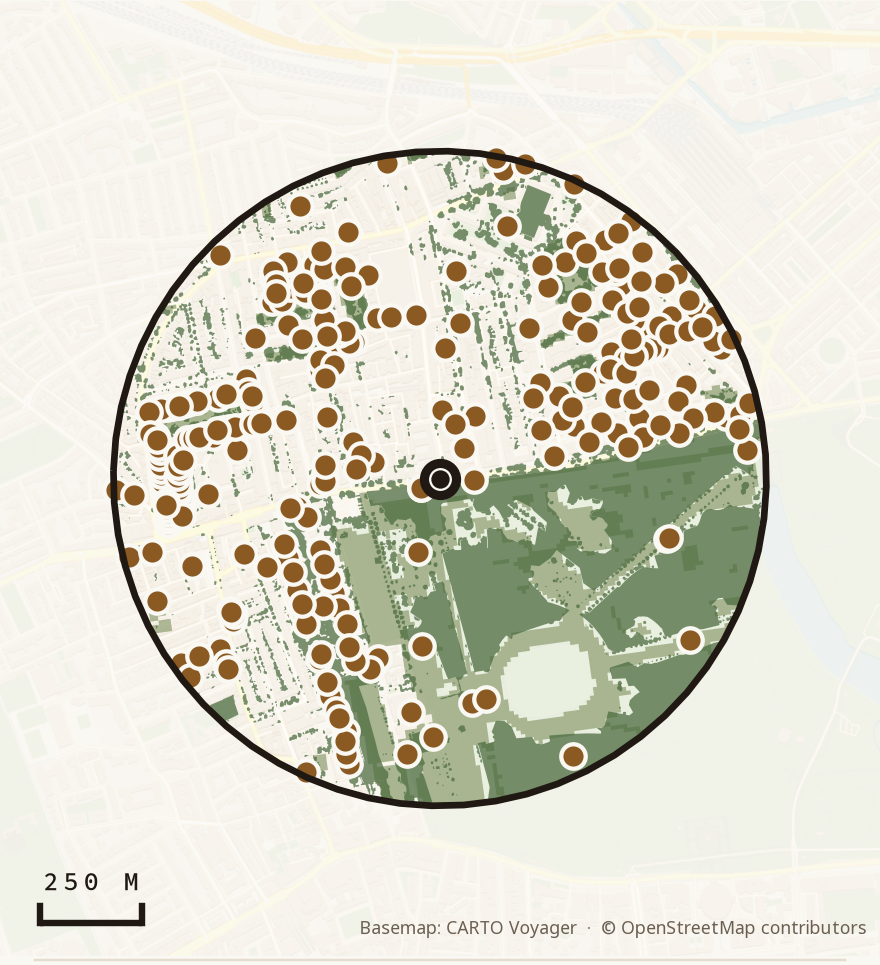
#> input picture assets/thumbs/src/map06-queensway-nolabel-mobile.png, 880 x 965 px
$ python build-london-thumb.py --src ../assets/thumbs/src/map06-queensway-nolabel-mobile.png
#> lines starting #> are read from the running program, lines starting #| are printed output that depends on the picture
#!/usr/bin/env python3
"""Annotate the London pleasant-attributes map into a grid thumbnail.

The projects grid used the desktop map04 render, which packs six labelled
callouts into a 502px slot: legible at full size, mush at thumbnail size. Its
mobile sibling is cleaner but the subject is wrong -- a scatter of hotel prices
does not say what the story is about.

map06 does. It is the walkshed quality map: tree cover, open green space and
listed buildings inside one 800m circle, which is the analysis the piece is
actually built on. The mobile render carries it with almost no type, and the
bold perimeter circle gives the arrow something unambiguous to point at.

So: crop the key off the bottom, then add a heavy arrow onto the perimeter and
a banner naming what the circle is. The banner borrows the map's own callout
grammar (cream fill, ochre rule, letter-spaced mono) at several times the size,
so it reads as the loudest label on the map rather than as something stapled on
afterwards.

Nothing here touches the article's own maps. The source PNG is read-only and
the output lands beside the other derivatives from build-thumbs.py.

    python tools/build-london-thumb.py [--out-dir DIR] [--preview]
"""

import argparse
import math
import os
import sys

from PIL import Image, ImageDraw, ImageFont

ROOT = os.path.dirname(os.path.dirname(os.path.abspath(__file__)))
# A Queensway render, not the Ealing Common one FIG 06 publishes. Queensway
# has 272 listed buildings to Ealing's 22, which makes a poor figure -- the
# dots merge -- and a far better thumbnail, because that density is legible as
# texture at 502px where 22 scattered dots are not. It lives here rather than
# in london-2026/assets/maps/ because the article never loads it.
SRC = os.path.join(ROOT, "assets", "thumbs", "src",
                   "map06-queensway-nolabel-mobile.png")

# The hand-cropped source is 880x965: the key (TREES / OPEN GREEN SPACE /
# LISTED BUILDINGS) is already gone, but its divider rule survives at rows
# 959-960, so trim to where the key's background starts. The scale bar and the
# CARTO/OSM attribution sit above that inside the map and stay -- the basemap
# licence requires the credit.
CROP = (0, 0, 880, 956)

# The 800m walkshed ring, from a least-squares fit to the dark ring pixels
# (residual rms 1.8px). ARROW_TIP is derived from it, so the arrow keeps
# landing on the perimeter if the ring is ever re-measured.
CIRCLE_CX, CIRCLE_CY, CIRCLE_R = 439.4, 478.0, 326.7
TARGET_DEG = 40        # where on the ring to point: up and to the right
TIP_GAP = 9            # the whole arrow stays outside the ring. The stroke is
                       # ~2.5px either side of the fitted radius, so this
                       # clears its outer edge without drifting off it

# From the article's own palette. Ochre is the map's marker colour; ink is its
# label text.
OCHRE = (162, 94, 27)        # #A25E1B
OCHRE_DARK = (138, 90, 34)   # #8A5A22
CREAM = (250, 248, 243)      # #FAF8F3
INK = (32, 25, 19)           # #201913

LABEL_LINES = ["QUALITY WALKSHED"]

# Plate geometry, in source-crop pixels. One line, not two: the ring starts at
# y=151 and is wide almost immediately, so any two-line plate big enough to
# read would have to sit on the upper-left arc -- covering the exact line the
# arrow is pointing at. A single-line banner fits in the clear strip above it.
PLATE = (48, 18, 700, 146)
PLATE_PAD = 26
TRACKING = 0.10        # extra letter spacing, as a fraction of the em

# Quadratic Bezier from under the plate to the station, so the arrow hooks
# right before coming back down -- a straight line from the plate would run
# through the EUR79 callout. The tip stops a little short of STATION: an
# arrowhead landing on the ring hides the thing it is pointing at.
# Down out of the banner's right end into the ring. The control point sits out
# past the start so the shaft bows right before turning back in, and so the
# tangent at the tip runs roughly along the ring's inward normal -- an arrow
# arriving parallel to the arc reads as pointing past it rather than at it.
ARROW_START = (742, 104)
ARROW_CTRL = (840, 180)
ARROW_TIP = None       # derived from the circle; see resolve_tip()
ARROW_W_START = 28     # tail width
ARROW_W_END = 15       # width where the head begins
ARROW_HEAD_LEN = 62
ARROW_HEAD_W = 58

SS = 4                 # supersampling factor for the vector overlay

# Mono, bold, in rough order of how close it lands to the Source Code Pro the
# map's own labels use.
FONT_CANDIDATES = [
    "consolab.ttf",
    "SourceCodePro-Bold.ttf",
    "DejaVuSansMono-Bold.ttf",
    "cour.ttf",
    "arialbd.ttf",
]


def load_font(size):
    for name in FONT_CANDIDATES:
        try:
            return ImageFont.truetype(name, size), name
        except OSError:
            continue
    raise SystemExit("no usable bold font found; tried %s"
                     % ", ".join(FONT_CANDIDATES))


def text_width(draw, text, font, tracking):
    """Width of `text` once drawn character by character with tracking."""
    if not text:
        return 0
    total = sum(draw.textlength(ch, font=font) for ch in text)
    return total + tracking * (len(text) - 1)


def draw_tracked(draw, xy, text, font, fill, tracking):
    x, y = xy
    for ch in text:
        draw.text((x, y), ch, font=font, fill=fill)
        x += draw.textlength(ch, font=font) + tracking


def fit_font(draw, lines, box_w, box_h, tracking_ratio):
    """Largest size at which every line fits the plate's inner box."""
    size = 8
    best = None
    while size < 200:
        font, name = load_font(size)
        tracking = tracking_ratio * size
        widest = max(text_width(draw, ln, font, tracking) for ln in lines)
        asc, desc = font.getmetrics()
        line_h = (asc + desc) * 1.12
        if widest > box_w or line_h * len(lines) > box_h:
            break
        best = (font, name, tracking, line_h)
        size += 1
    if best is None:
        raise SystemExit("plate too small for the label")
    return best


def resolve_tip():
    """Point TIP_GAP outside the ring at TARGET_DEG, measured up from east."""
    t = math.radians(TARGET_DEG)
    d = CIRCLE_R + TIP_GAP
    return (CIRCLE_CX + d * math.cos(t), CIRCLE_CY - d * math.sin(t))


def bezier(t, p0, p1, p2):
    u = 1.0 - t
    return (u * u * p0[0] + 2 * u * t * p1[0] + t * t * p2[0],
            u * u * p0[1] + 2 * u * t * p1[1] + t * t * p2[1])


def bezier_tangent(t, p0, p1, p2):
    u = 1.0 - t
    return (2 * u * (p1[0] - p0[0]) + 2 * t * (p2[0] - p1[0]),
            2 * u * (p1[1] - p0[1]) + 2 * t * (p2[1] - p1[1]))


def normalize(v):
    mag = (v[0] ** 2 + v[1] ** 2) ** 0.5
    return (v[0] / mag, v[1] / mag) if mag else (0.0, 0.0)


def arrow_polygon(start, ctrl, tip, w_start, w_end, head_len, head_w, scale):
    """Tapered shaft along the curve, plus a triangular head at the tip.

    The shaft stops `head_len` short of the tip so the head is not sitting on
    top of shaft it has to cover.
    """
    # Walk the curve to find the parameter that leaves head_len of arc length.
    steps = 400
    pts = [bezier(i / steps, start, ctrl, tip) for i in range(steps + 1)]
    arc = [0.0]
    for a, b in zip(pts, pts[1:]):
        arc.append(arc[-1] + ((b[0] - a[0]) ** 2 + (b[1] - a[1]) ** 2) ** 0.5)
    target = max(arc[-1] - head_len, arc[-1] * 0.15)
    cut = next(i for i, d in enumerate(arc) if d >= target)
    t_cut = cut / steps

    left, right = [], []
    for i in range(cut + 1):
        t = i / steps
        p = pts[i]
        d = normalize(bezier_tangent(t, start, ctrl, tip))
        n = (-d[1], d[0])
        half = (w_start + (w_end - w_start) * (t / t_cut if t_cut else 1)) / 2
        left.append(((p[0] + n[0] * half) * scale, (p[1] + n[1] * half) * scale))
        right.append(((p[0] - n[0] * half) * scale, (p[1] - n[1] * half) * scale))

    neck = pts[cut]
    d = normalize(bezier_tangent(t_cut, start, ctrl, tip))
    n = (-d[1], d[0])
    head = [
        ((neck[0] + n[0] * head_w / 2) * scale, (neck[1] + n[1] * head_w / 2) * scale),
        (tip[0] * scale, tip[1] * scale),
        ((neck[0] - n[0] * head_w / 2) * scale, (neck[1] - n[1] * head_w / 2) * scale),
    ]
    return left + list(reversed(right)), head


def build(out_dir, preview, src=None):
#> called with out_dir = 'assets/thumbs', preview = False
    src = src or SRC
    if not os.path.exists(src):
        raise SystemExit("missing source: %s" % src)

    base = Image.open(src).convert("RGBA").crop(CROP)
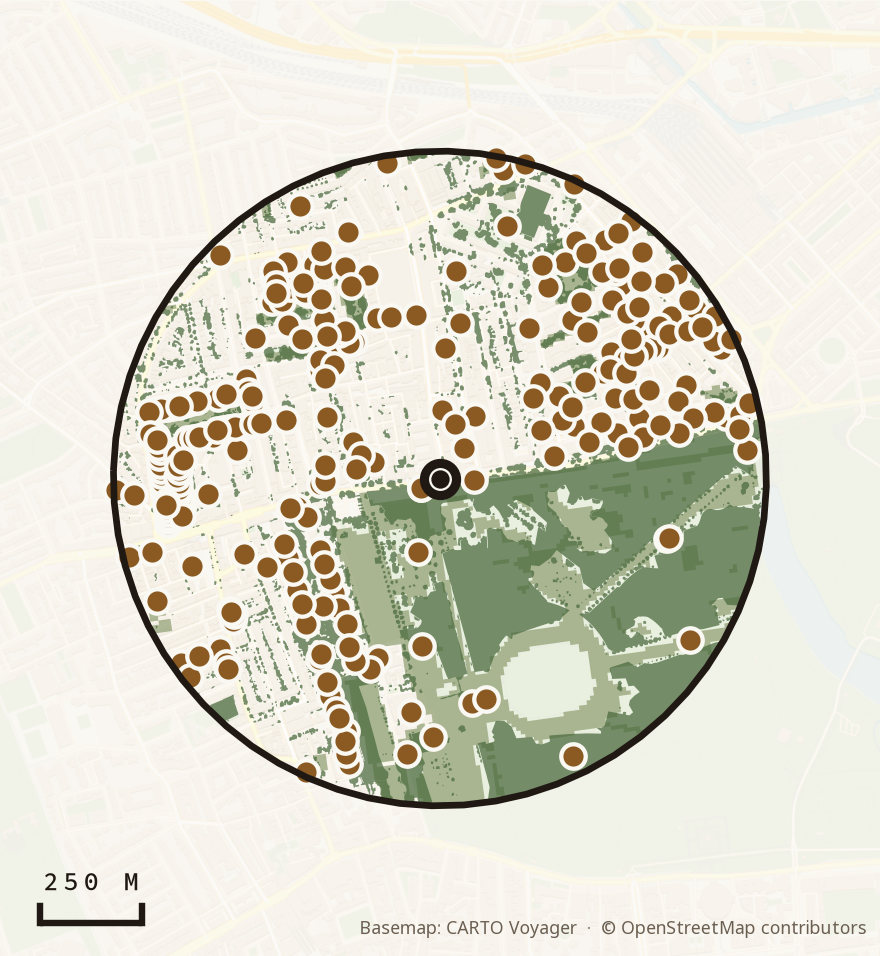
#> base: PIL image 880x956 RGBA; mean R, G, B, A 220.3, 218.4, 203.7, 255
    w, h = base.size
#> w = 880; h = 956

    overlay = Image.new("RGBA", (w * SS, h * SS), (0, 0, 0, 0))
#> overlay: PIL image 3520x3824 RGBA; every value is 0
    od = ImageDraw.Draw(overlay)

    tip = ARROW_TIP or resolve_tip()
    shaft, head = arrow_polygon(ARROW_START, ARROW_CTRL, tip,
                                ARROW_W_START, ARROW_W_END,
                                ARROW_HEAD_LEN, ARROW_HEAD_W, SS)
    # Cream casing first, so the arrow stays readable over the dark station
    # ring and the road hairlines it crosses.
    od.polygon(shaft, fill=CREAM + (255,), outline=CREAM + (255,), width=5 * SS)
    od.polygon(head, fill=CREAM + (255,), outline=CREAM + (255,), width=5 * SS)
    od.polygon(shaft, fill=OCHRE + (255,))
    od.polygon(head, fill=OCHRE + (255,))

    x0, y0, x1, y1 = [v * SS for v in PLATE]
    od.rectangle((x0, y0, x1, y1), fill=CREAM + (255,),
                 outline=OCHRE + (255,), width=4 * SS)

    inner_w = (x1 - x0) - 2 * PLATE_PAD * SS
    inner_h = (y1 - y0) - 2 * PLATE_PAD * SS
    font, font_name, tracking, line_h = fit_font(
        od, LABEL_LINES, inner_w, inner_h, TRACKING)
#> font_name = 'consolab.ttf'; tracking = 19.9; line_h = 259.8

    ty = y0 + ((y1 - y0) - line_h * len(LABEL_LINES)) / 2
#> ty = 198.1
    for line in LABEL_LINES:
        tw = text_width(od, line, font, tracking)
        draw_tracked(od, (x0 + ((x1 - x0) - tw) / 2, ty), line, font,
                     INK + (255,), tracking)
        ty += line_h
#> this loop made 1 pass
#> (tw, ty) on pass 1: (2342, 457.9)
#> after the loop, ty = 457.9

    overlay = overlay.resize((w, h), Image.LANCZOS)
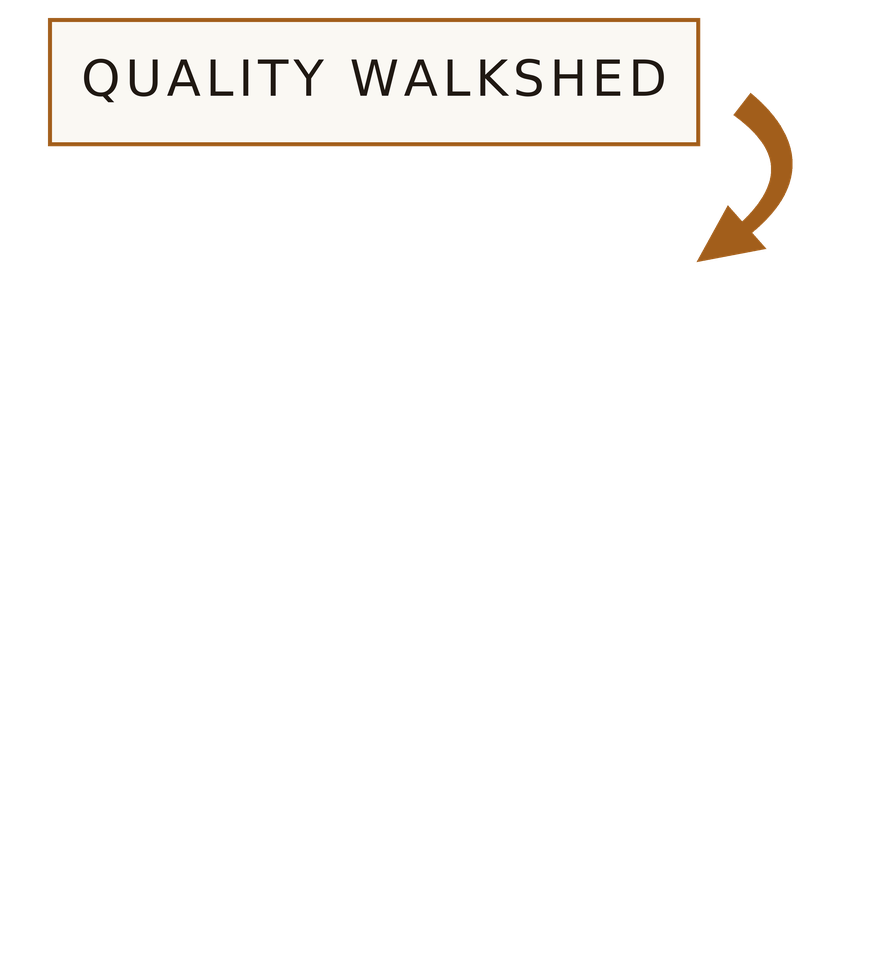
#> overlay: PIL image 880x956 RGBA; mean R, G, B, A 24.5, 22.9, 21.3, 26.9; transparent parts drawn white
    out = Image.alpha_composite(base, overlay).convert("RGB")
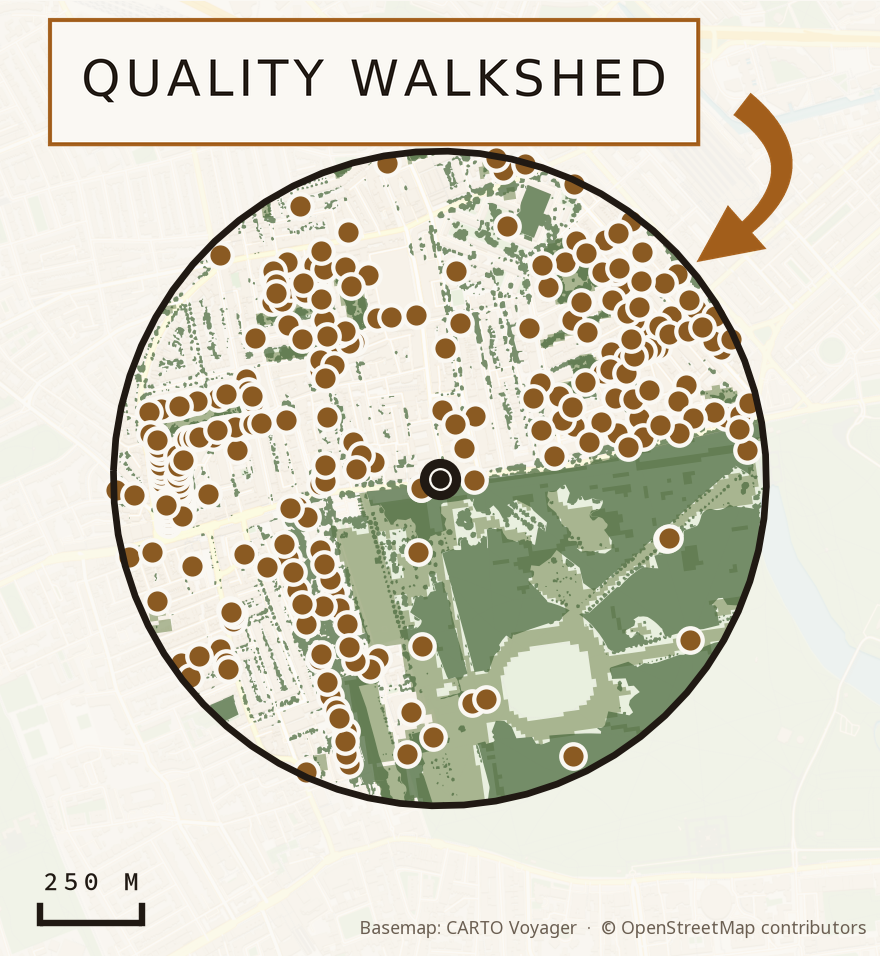
#> out: PIL image 880x956 RGB; mean R, G, B 217.9, 215.2, 200

    os.makedirs(out_dir, exist_ok=True)
    # Named for its real width, like build-thumbs.py's output. The crop is
    # 880px wide, so there is no 1200px of detail to resample up to, and
    # calling it -1200 would promise the grid a resolution it does not have.
    # 880px still covers the ~502px slot at better than 1.5x.
    webp = os.path.join(out_dir, "london-2026-thumb-880.webp")
    out.save(webp, "WEBP", quality=88, method=6)
    print('%s  width="%d" height="%d"  %.1f KB  (font: %s)'
          % (os.path.relpath(webp, ROOT).replace("\\", "/"),
             out.width, out.height, os.path.getsize(webp) / 1024, font_name))
#| assets/thumbs/london-2026-thumb-880.webp  width="880" height="956"  111.2 KB  (font: consolab.ttf)

    if preview:
        png = os.path.join(out_dir, "london-2026-thumb-preview.png")
        out.save(png)
        print("%s  (preview)" % os.path.relpath(png, ROOT).replace("\\", "/"))
    return 0


def main():
    ap = argparse.ArgumentParser()
    ap.add_argument("--out-dir", default=os.path.join(ROOT, "assets", "thumbs"))
    ap.add_argument("--preview", action="store_true",
                    help="also write a lossless PNG for eyeballing")
    ap.add_argument("--src", default=None,
                    help="read this render instead of the checked-in source")
    args = ap.parse_args()
    return build(args.out_dir, args.preview, args.src)


if __name__ == "__main__":
    sys.exit(main())
#> (the program exits here)
